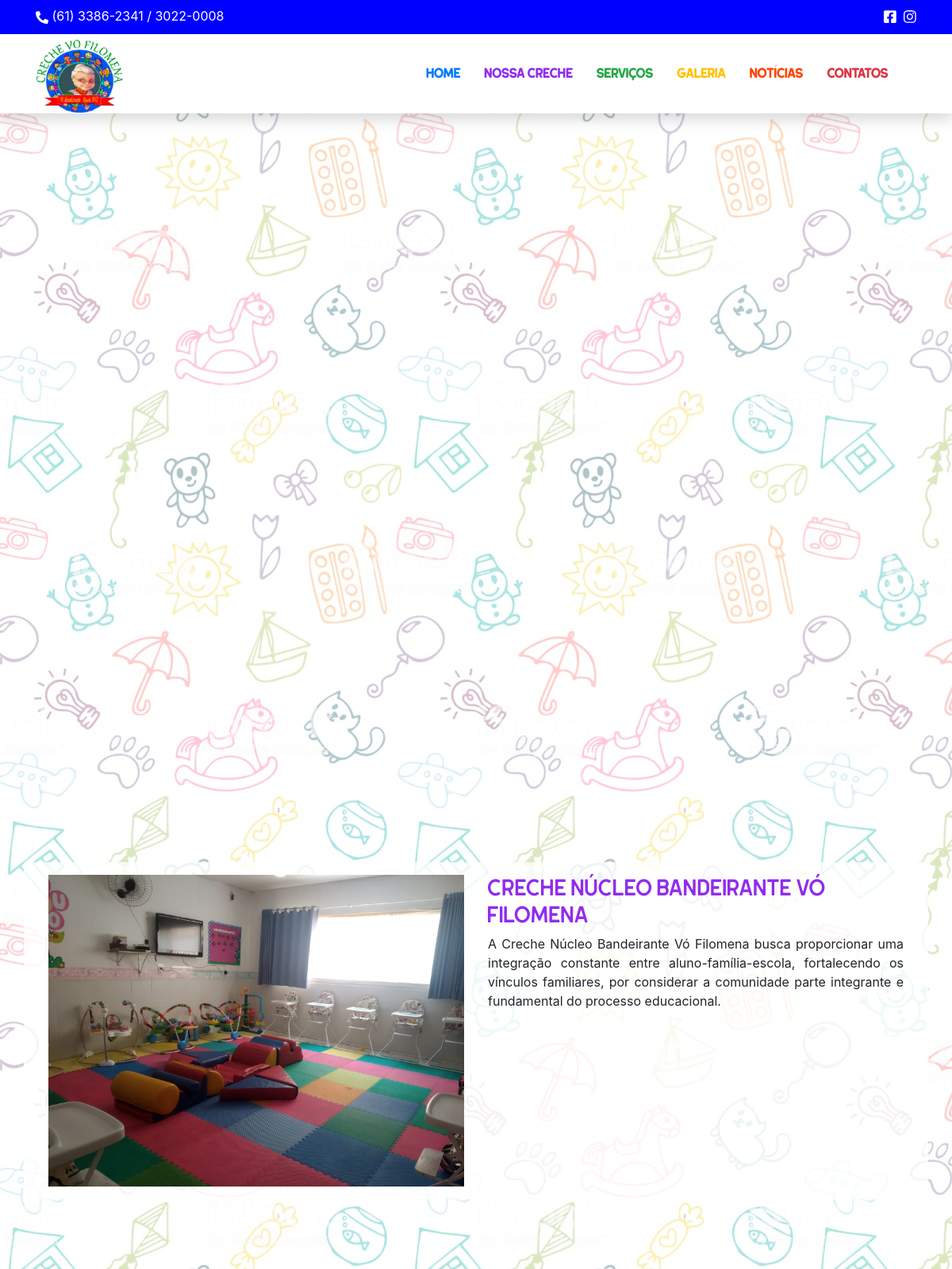
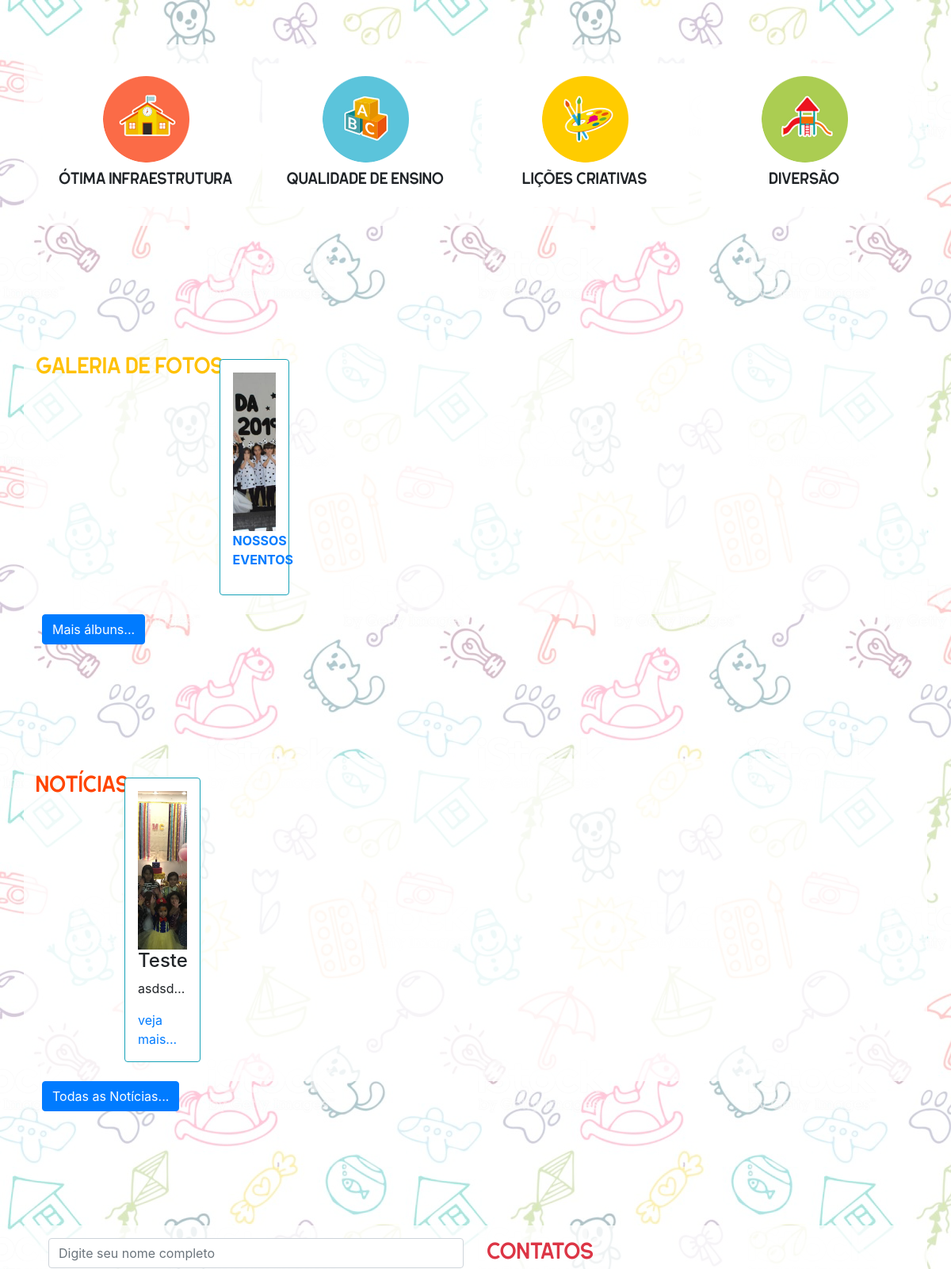
The page / (upper part) on the database its author committed (2 pictures, top to bottom).
### tables this page shows
CREATE TABLE `quem_somos` (
  `id_quemsomos` int(11) NOT NULL,
  `titulo_quemsomos` varchar(50) DEFAULT NULL,
  `texto_quemsomos` text,
  `img_quemsomos` varchar(50) DEFAULT NULL,
  `create_quemsomos` datetime DEFAULT NULL,
  `alter_quemsomos` datetime DEFAULT NULL
);

CREATE TABLE `album` (
  `id_album` int(11) NOT NULL,
  `titulo_album` varchar(200) DEFAULT NULL,
  `img_album` text,
  `pasta_album` varchar(100) NOT NULL,
  `create_album` datetime DEFAULT NULL,
  `alter_album` datetime DEFAULT NULL
);

CREATE TABLE `noticias` (
  `id_noticia` int(11) NOT NULL,
  `titulo_noticia` varchar(100) DEFAULT NULL,
  `texto_noticia` text,
  `img_noticia` varchar(50) DEFAULT NULL,
  `data_noticia` date DEFAULT NULL,
  `create_noticia` datetime DEFAULT NULL,
  `alter_noticia` datetime DEFAULT NULL
);

### application/controllers/Site.php (called while the page is built, shortened)
<?php
class Site extends CI_Controller {
	public function index() {
		$msg = null;
		if ($this->session->flashdata('Success') !="") {
			$msg = $this->session->flashdata('Success');
		} else {
			$msg = $this->session->flashdata('Error');
		}
		$NumReg = 3;
		$this->load->model('Banner_model');
		$banners = $this->Banner_model->MostraBanner();
		$this->load->model('Creche_model');
		$creche = $this->Creche_model->MostraQuemSomos();
		$this->load->model('Galeria_model');
		$galeria = $this->Galeria_model->MostraAlbumSite($NumReg);
		$this->load->model('Noticia_model');
		$noticias = $this->Noticia_model->MostraNoticiaSite($NumReg);
		$dados = array('titulo' =>'Creche Núcleo Bandeirante Vó Filomena',
					   'banner' => $banners,
					   'creche' => $creche,
					   'galeria' => $galeria,
					   'noticias' => $noticias,
					   'msg' => $msg,
						);
		$this->load->view('index', $dados);
	}
}

### index.php (called while the page is built, shortened)
<?php
require_once BASEPATH.'core/CodeIgniter.php';

### application/models/Creche_model.php (called while the page is built, shortened)
<?php
class Creche_model extends CI_Model {
	public function MostraQuemSomos() {
		return $this->db->get('quem_somos')->result();
	}
}

### application/models/Galeria_model.php (called while the page is built, shortened)
<?php
class Galeria_model extends CI_Model {
	public function MostraAlbumSite($NumReg) {
		$this->db->limit($NumReg);
		return $this->db->get('album')->result();
	}
}

### application/models/Noticia_model.php (called while the page is built, shortened)
<?php
class Noticia_model extends CI_Model {
	public function MostraNoticiaSite($NumReg) {
		$this->db->limit($NumReg);
		return $this->db->get('noticias')->result();
	}
}

### application/views/index.php (the view, shortened to what this page needs)
<!DOCTYPE html>
<html lang="pt-br">
<head>
    <link href="<?= base_url('assets/css/bootstrap.min.css');?>" rel="stylesheet">
    <link href="<?= base_url('assets/css/style.css');?>" rel="stylesheet">
    <link href="<?= base_url('assets/css/destaque.css');?>" rel="stylesheet" />
</head>
<body>
    <div class="row top">
        <div class="container">
            <div class="row">
                <div class="col-lg-8 num">
                    <i class="fas fa-phone-alt align-middle"></i> (61) 3386-2341 / 3022-0008
                </div>
                <div class="col-lg-4 num text-right">
                    <a href="https://www.facebook.com/CrecheVoFilomenaNucleoBandeirante/?ref=br_rs" target="_blank" class="text-white top-social" title="Facebook"><i class="fab fa-facebook-square"></i></a>
                    <a href="https://www.instagram.com/explore/locations/1015808779/creche-vo-filomena-nucleo-bandeirante/?hl=pt-br" target="_blank" class="text-white top-social" title="Instagram"><i class="fab fa-instagram"></i></a>
                </div>
            </div>
        </div>
    </div>
    <div class="row header sticky-top shadow bg-white">
        <div class="container">
            <div class="row">
                <div id="menu" class="col-lg-12">
                <img src="<?= base_url('assets/img/logo_creche.png');?>" alt="" class="img-fluid logo">
                    <nav class="menu">
                        <ul class="ul_menu">
                            <li><a class="nav-link text-primary" href="#">HOME</a></li>
                            <li><a class="nav-link text-purple" href="#NossaCreche">NOSSA CRECHE</a></li>
                            <li><a class="nav-link text-success" href="#Servicos">SERVIÇOS</a></li>
                            <li><a class="nav-link text-warning" href="#Galeria">GALERIA</a></li>
                            <li><a class="nav-link text-orage" href="#Noticias">NOTÍCIAS</a></li>
                            <li><a class="nav-link text-danger" href="#Contatos">CONTATOS</a></li>
                        </ul>
                    </nav>
                </div>
            </div>
        </div>
    </div>
    <div class="row slider">
        <div class="col slider">
            <div id="blocoDestaques">
                <ul>
                </ul>
            </div>
        </div>
    </div>
    <div class="container mt-5 pt-5" id="NossaCreche">
        <div class="row mt-5 p-3 bg_fundo">
        <?php
            foreach($creche as $value => $cr) {
        ?>
            <div class="col-lg-6">
                <img src="<?= base_url($creche[$value]->img_quemsomos);?>" class="img-fluid" alt="">
            </div>
            <div class="col-lg-6">
                <h3 class="text-purple text-uppercase"> <?= $creche[$value]->titulo_quemsomos; ?></h3>
                <p class="text-justify">
                        <?= $creche[$value]->texto_quemsomos; ?>
                </p>
            </div>
        </div>
        <?php
            }
        ?>
    </div>
    <div class="container mt-5 pt-5 " id="Servicos">
        <div class="row mt-5 p-3 bg_fundo bg_fundo">
            <div class="col rounded p-3 m-2 bg-white text-center">
                <img src="<?= base_url('assets/img/ico01.png');?>" class="img-fluid" alt="">
                <div class="col mt-2 p-0">
                    <h5 class="font_family">Ótima Infraestrutura</h5>
                </div>
            </div>
            <div class="col rounded p-3 m-2 bg-white text-center">
                <img src="<?= base_url('assets/img/ico02.png');?>" class="img-fluid" alt="">
                <div class="col mt-2 p-0">
                    <h5 class="font_family">Qualidade de Ensino</h5>
                </div>
            </div>
            <div class="col rounded p-3 m-2 bg-white text-center">
                <img src="<?= base_url('assets/img/ico03.png');?>" class="img-fluid" alt="">
                <div class="col mt-2 p-0">
                    <h5 class="font_family">lições criativas</h5>
                </div>
            </div>
            <div class="col rounded p-3 m-2 bg-white text-center">
                <img src="<?= base_url('assets/img/ico04.png');?>" class="img-fluid" alt="">
                <div class="col mt-2 p-0">
                    <h5 class="font_family">Diversão</h5>
                </div>
            </div>
        </div>
    </div>
    <div class="bg_galeria">
        <div class="container mt-5 pt-5" id="Galeria">
            <div class="row mt-5 p-3 bg_fundo">
                <div class="row">
                    <div class="col col-lg-12">
                        <h3 class="text-warning">Galeria de Fotos</h3>
                    </div>
                </div>
                <div class="row">
                <?php
                    foreach($galeria as $value => $gl) {
                ?>
                        <div class="col-sm-12 col-lg-3 border border-info rounded p-3 m-2 bg-white">
                        <a href="<?= site_url('Site/Album/'.$galeria[$value]->id_album);?>">
                            <img src="<?= base_url($galeria[$value]->img_album);?>" class="img-fluid capas" alt="">
                            <div class="col text-justify p-0">
                                <p><b><?= $galeria[$value]->titulo_album; ?></b></p>
                            </div>
                        </a>
                        </div>
                <?php
                    }
                ?>
                </div>
            </div>
            <div class="row">
                <div class="col col-lg-12">
                    <a href="<?= site_url('Galeria')?>" class="btn btn-primary ml-2 float-left">Mais álbuns...</a>
                </div>
            </div>
        </div>
    </div>
    <div class="container mt-5 pt-5" id="Noticias">
        <div class="row mt-5 p-3 bg_fundo">
            <div class="row">
                <div class="col-lg-12">
                    <h3 class="text-orage">NOTÍCIAS</h3>
                </div>
            </div>
            <div class="row">
                <?php
                    $escondeBtn = null;
                    foreach($noticias as $value => $nt) {
                ?>
                <div class="col-lg-3 col-sm-12  border border-info rounded p-3 m-2 bg-white">
                    <img src="<?= base_url($noticias[$value]->img_noticia);?>" class="img-fluid capas" alt="">
                        <h4><?= $noticias[$value]->titulo_noticia; ?></h4>
                        <p class="text-truncate"><?= $noticias[$value]->texto_noticia; ?></p>
                    <a href="<?= site_url('Site/Noticia/'.$noticias[$value]->id_noticia);?>">veja mais...</a>
                </div>
                <?php
                    }
                ?>
            </div>
        </div>
        <div class="row">
            <div class="col col-lg-12">
                <a href="<?= site_url('Noticias');?>" class="btn btn-primary ml-2" <?= $escondeBtn?>>Todas as Notícias...</a>
            </div>
        </div>
    </div>
    <div class="container mt-5 pt-5" id="Contatos">
        <div class="row mt-5 p-3 bg_fundo">
            <div class="col-lg-6">
                <form action="<?= site_url().'/Site/EnviaContato';?>" method="post" enctype="multipart/form-data">
                    <div class="form-group">
                        <input type="text" name="nome" id="" class="form-control" placeholder="Digite seu nome completo">
                    </div>
                </form>
            </div>
            <div class="col-lg-6">
                <h3 class="text-danger">CONTATOS</h3>
            </div>
        </div>
    </div>
</body>
</html>

### assets/css/style.css (style rules this page uses)
* { margin: 0; padding: 0; }
body { background-image: url(../img/bg.png); }
.font_family { font-family: 'Hillstown', Arial, Helvetica, sans-serif; }
.top { margin: 0; padding: 8px 0; background-color: #0000FF; font-size: 16px; color: #FFFFFF; }
.header { margin: 0; height: 100px; padding: 5px 0; background-color: #fffff; }
.top-social { font-size: 18px; margin-left: 5px; }
.menu { margin: 0; font-weight: bold; font-family: 'Hillstown', Arial, Helvetica, sans-serif; }
.text-orage { color: #FF4500; }
.text-purple { color: #912CEE; }
.slider { margin: 0; padding: 0; }
h3 { font-family: 'Hillstown', Arial, Helvetica, sans-serif; }
.bg_fundo { background-color: rgba(255, 255, 255, 0.8); }
.logo { width: 10%; }
.menu { width: auto; float: right; margin: 0 auto; border: 0 solid; list-style: none; z-index: 100; }
.menu ul { width: 100%; margin: 20px; border: 0 solid; list-style: none; font-family: "Segoe UI", "DejaVu Sans", "Trebuchet MS", Verdana, sans-serif; text-align: center; }
.menu ul li { position: relative; float: left; display: block; margin: 0; list-style: none; z-index: 200; font-weight: normal; padding: 5px; }
.menu ul li a { padding: 5px 10px 5px 10px; width: auto; height: 25px; display: inline-block; font-family: 'Hillstown', Arial, Helvetica, sans-serif; text-decoration: none; font-size: 16px; font-weight: bold; }
#menu { width: 100%; height: 35px; border: 2px solid #FFFFFF; border-left: 0; border-right: 0; }
.capas { width: 100%; height: 200px; object-fit: cover; }

### assets/css/destaque.css (style rules this page uses)
a img { border: none; }
#blocoDestaques { position: relative; width:100%; max-width: 90%; height: 100vh; }
#blocoDestaques ul, #blocoDestaques ul li { list-style:none; }
#blocoDestaques, #blocoDestaques ul, #blocoDestaques ul li, #blocoDestaques ul li img { margin:0px; padding:0px; width:100%; max-width: 100%; height: 100vh; object-fit: cover; object-position: center; }

### rows shown on the page
quem_somos: img_quemsomos (picture), titulo_quemsomos "CRECHE NÚCLEO BANDEIRANTE VÓ FILOMENA", texto_quemsomos "A Creche Núcleo Bandeirante Vó Filomena busca proporcionar uma integração constante entre aluno-família-escola, fortalecendo os vínculos familiares, por considerar a comunidade parte integrante e fundamental do processo educacional."
album: img_album (picture), titulo_album "NOSSOS EVENTOS"
noticias: img_noticia (picture), titulo_noticia "Teste", texto_noticia "asdsd…"
